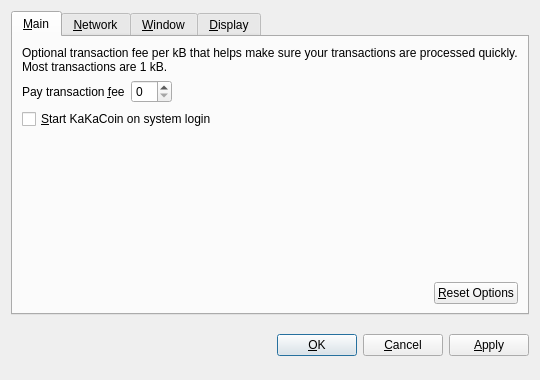
<?xml version="1.0" encoding="UTF-8"?>
<ui version="4.0">
 <class>OptionsDialog</class>
 <widget class="QDialog" name="OptionsDialog">
  <property name="geometry">
   <rect>
    <x>0</x>
    <y>0</y>
    <width>540</width>
    <height>380</height>
   </rect>
  </property>
  <property name="windowTitle">
   <string>Options</string>
  </property>
  <property name="modal">
   <bool>true</bool>
  </property>
  <layout class="QVBoxLayout" name="verticalLayout">
   <item>
    <widget class="QTabWidget" name="tabWidget">
     <property name="tabPosition">
      <enum>QTabWidget::North</enum>
     </property>
     <property name="currentIndex">
      <number>0</number>
     </property>
     <widget class="QWidget" name="tabMain">
      <attribute name="title">
       <string>&amp;Main</string>
      </attribute>
      <layout class="QVBoxLayout" name="verticalLayout_Main">
       <item>
        <widget class="QLabel" name="transactionFeeInfoLabel">
         <property name="text">
          <string>Optional transaction fee per kB that helps make sure your transactions are processed quickly. Most transactions are 1 kB.</string>
         </property>
         <property name="textFormat">
          <enum>Qt::PlainText</enum>
         </property>
         <property name="wordWrap">
          <bool>true</bool>
         </property>
        </widget>
       </item>
       <item>
        <layout class="QHBoxLayout" name="horizontalLayout_1_Main">
         <item>
          <widget class="QLabel" name="transactionFeeLabel">
           <property name="text">
            <string>Pay transaction &amp;fee</string>
           </property>
           <property name="textFormat">
            <enum>Qt::PlainText</enum>
           </property>
           <property name="buddy">
            <cstring>transactionFee</cstring>
           </property>
          </widget>
         </item>
         <item>
          <widget class="BitcoinAmountField" name="transactionFee"/>
         </item>
         <item>
          <spacer name="horizontalSpacer_1_Main">
           <property name="orientation">
            <enum>Qt::Horizontal</enum>
           </property>
           <property name="sizeHint" stdset="0">
            <size>
             <width>40</width>
             <height>20</height>
            </size>
           </property>
          </spacer>
         </item>
        </layout>
       </item>
       <item>
        <widget class="QCheckBox" name="bitcoinAtStartup">
         <property name="toolTip">
          <string>Automatically start KaKaCoin after logging in to the system.</string>
         </property>
         <property name="text">
          <string>&amp;Start KaKaCoin on system login</string>
         </property>
        </widget>
       </item>
       <item>
        <spacer name="verticalSpacer_Main">
         <property name="orientation">
          <enum>Qt::Vertical</enum>
         </property>
         <property name="sizeHint" stdset="0">
          <size>
           <width>20</width>
           <height>40</height>
          </size>
         </property>
        </spacer>
       </item>
       <item>
        <layout class="QHBoxLayout" name="horizontalLayout_2_Main">
         <item>
          <spacer name="horizontalSpacer_2_Main">
           <property name="orientation">
            <enum>Qt::Horizontal</enum>
           </property>
           <property name="sizeHint" stdset="0">
            <size>
             <width>40</width>
             <height>20</height>
            </size>
           </property>
          </spacer>
         </item>
         <item>
          <widget class="QPushButton" name="resetButton">
           <property name="toolTip">
            <string>Reset all client options to default.</string>
           </property>
           <property name="text">
            <string>&amp;Reset Options</string>
           </property>
           <property name="autoDefault">
            <bool>false</bool>
           </property>
          </widget>
         </item>
        </layout>
       </item>
      </layout>
     </widget>
     <widget class="QWidget" name="tabNetwork">
      <attribute name="title">
       <string>&amp;Network</string>
      </attribute>
      <layout class="QVBoxLayout" name="verticalLayout_Network">
       <item>
        <widget class="QCheckBox" name="mapPortUpnp">
         <property name="toolTip">
          <string>Automatically open the KaKaCoin client port on the router. This only works when your router supports UPnP and it is enabled.</string>
         </property>
         <property name="text">
          <string>Map port using &amp;UPnP</string>
         </property>
        </widget>
       </item>
       <item>
        <widget class="QCheckBox" name="connectSocks">
         <property name="toolTip">
          <string>Connect to the KaKaCoin network through a SOCKS proxy (e.g. when connecting through Tor).</string>
         </property>
         <property name="text">
          <string>&amp;Connect through SOCKS proxy:</string>
         </property>
        </widget>
       </item>
       <item>
        <layout class="QHBoxLayout" name="horizontalLayout_Network">
         <item>
          <widget class="QLabel" name="proxyIpLabel">
           <property name="text">
            <string>Proxy &amp;IP:</string>
           </property>
           <property name="textFormat">
            <enum>Qt::PlainText</enum>
           </property>
           <property name="buddy">
            <cstring>proxyIp</cstring>
           </property>
          </widget>
         </item>
         <item>
          <widget class="QValidatedLineEdit" name="proxyIp">
           <property name="maximumSize">
            <size>
             <width>140</width>
             <height>16777215</height>
            </size>
           </property>
           <property name="toolTip">
            <string>IP address of the proxy (e.g. 127.0.0.1)</string>
           </property>
          </widget>
         </item>
         <item>
          <widget class="QLabel" name="proxyPortLabel">
           <property name="text">
            <string>&amp;Port:</string>
           </property>
           <property name="textFormat">
            <enum>Qt::PlainText</enum>
           </property>
           <property name="buddy">
            <cstring>proxyPort</cstring>
           </property>
          </widget>
         </item>
         <item>
          <widget class="QLineEdit" name="proxyPort">
           <property name="maximumSize">
            <size>
             <width>55</width>
             <height>16777215</height>
            </size>
           </property>
           <property name="toolTip">
            <string>Port of the proxy (e.g. 9050)</string>
           </property>
          </widget>
         </item>
         <item>
          <widget class="QLabel" name="socksVersionLabel">
           <property name="text">
            <string>SOCKS &amp;Version:</string>
           </property>
           <property name="textFormat">
            <enum>Qt::PlainText</enum>
           </property>
           <property name="buddy">
            <cstring>socksVersion</cstring>
           </property>
          </widget>
         </item>
         <item>
          <widget class="QValueComboBox" name="socksVersion">
           <property name="toolTip">
            <string>SOCKS version of the proxy (e.g. 5)</string>
           </property>
          </widget>
         </item>
         <item>
          <spacer name="horizontalSpacer_Network">
           <property name="orientation">
            <enum>Qt::Horizontal</enum>
           </property>
           <property name="sizeHint" stdset="0">
            <size>
             <width>40</width>
             <height>20</height>
            </size>
           </property>
          </spacer>
         </item>
        </layout>
       </item>
       <item>
        <spacer name="verticalSpacer_Network">
         <property name="orientation">
          <enum>Qt::Vertical</enum>
         </property>
         <property name="sizeHint" stdset="0">
          <size>
           <width>20</width>
           <height>40</height>
          </size>
         </property>
        </spacer>
       </item>
      </layout>
     </widget>
     <widget class="QWidget" name="tabWindow">
      <attribute name="title">
       <string>&amp;Window</string>
      </attribute>
      <layout class="QVBoxLayout" name="verticalLayout_Window">
       <item>
        <widget class="QCheckBox" name="minimizeToTray">
         <property name="toolTip">
          <string>Show only a tray icon after minimizing the window.</string>
         </property>
         <property name="text">
          <string>&amp;Minimize to the tray instead of the taskbar</string>
         </property>
        </widget>
       </item>
       <item>
        <widget class="QCheckBox" name="minimizeOnClose">
         <property name="toolTip">
          <string>Minimize instead of exit the application when the window is closed. When this option is enabled, the application will be closed only after selecting Quit in the menu.</string>
         </property>
         <property name="text">
          <string>M&amp;inimize on close</string>
         </property>
        </widget>
       </item>
       <item>
        <spacer name="verticalSpacer_Window">
         <property name="orientation">
          <enum>Qt::Vertical</enum>
         </property>
         <property name="sizeHint" stdset="0">
          <size>
           <width>20</width>
           <height>40</height>
          </size>
         </property>
        </spacer>
       </item>
      </layout>
     </widget>
     <widget class="QWidget" name="tabDisplay">
      <attribute name="title">
       <string>&amp;Display</string>
      </attribute>
      <layout class="QVBoxLayout" name="verticalLayout_Display">
       <item>
        <layout class="QHBoxLayout" name="horizontalLayout_1_Display">
         <item>
          <widget class="QLabel" name="langLabel">
           <property name="text">
            <string>User Interface &amp;language:</string>
           </property>
           <property name="textFormat">
            <enum>Qt::PlainText</enum>
           </property>
           <property name="buddy">
            <cstring>lang</cstring>
           </property>
          </widget>
         </item>
         <item>
          <widget class="QValueComboBox" name="lang">
           <property name="toolTip">
            <string>The user interface language can be set here. This setting will take effect after restarting KaKaCoin.</string>
           </property>
          </widget>
         </item>
        </layout>
       </item>
       <item>
        <layout class="QHBoxLayout" name="horizontalLayout_2_Display">
         <item>
          <widget class="QLabel" name="unitLabel">
           <property name="text">
            <string>&amp;Unit to show amounts in:</string>
           </property>
           <property name="textFormat">
            <enum>Qt::PlainText</enum>
           </property>
           <property name="buddy">
            <cstring>unit</cstring>
           </property>
          </widget>
         </item>
         <item>
          <widget class="QValueComboBox" name="unit">
           <property name="toolTip">
            <string>Choose the default subdivision unit to show in the interface and when sending coins.</string>
           </property>
          </widget>
         </item>
        </layout>
       </item>
       <item>
        <widget class="QCheckBox" name="displayAddresses">
         <property name="toolTip">
          <string>Whether to show KaKaCoin addresses in the transaction list or not.</string>
         </property>
         <property name="text">
          <string>&amp;Display addresses in transaction list</string>
         </property>
        </widget>
       </item>
       <item>
        <spacer name="verticalSpacer_Display">
         <property name="orientation">
          <enum>Qt::Vertical</enum>
         </property>
         <property name="sizeHint" stdset="0">
          <size>
           <width>20</width>
           <height>40</height>
          </size>
         </property>
        </spacer>
       </item>
      </layout>
     </widget>
    </widget>
   </item>
   <item>
    <layout class="QHBoxLayout" name="horizontalLayout_Buttons">
     <item>
      <spacer name="horizontalSpacer_1">
       <property name="orientation">
        <enum>Qt::Horizontal</enum>
       </property>
       <property name="sizeHint" stdset="0">
        <size>
         <width>40</width>
         <height>48</height>
        </size>
       </property>
      </spacer>
     </item>
     <item>
      <widget class="QLabel" name="statusLabel">
       <property name="font">
        <font>
         <weight>75</weight>
         <bold>true</bold>
        </font>
       </property>
       <property name="text">
        <string/>
       </property>
       <property name="textFormat">
        <enum>Qt::PlainText</enum>
       </property>
       <property name="wordWrap">
        <bool>true</bool>
       </property>
      </widget>
     </item>
     <item>
      <spacer name="horizontalSpacer_2">
       <property name="orientation">
        <enum>Qt::Horizontal</enum>
       </property>
       <property name="sizeHint" stdset="0">
        <size>
         <width>40</width>
         <height>48</height>
        </size>
       </property>
      </spacer>
     </item>
     <item>
      <widget class="QPushButton" name="okButton">
       <property name="text">
        <string>&amp;OK</string>
       </property>
      </widget>
     </item>
     <item>
      <widget class="QPushButton" name="cancelButton">
       <property name="text">
        <string>&amp;Cancel</string>
       </property>
       <property name="autoDefault">
        <bool>false</bool>
       </property>
      </widget>
     </item>
     <item>
      <widget class="QPushButton" name="applyButton">
       <property name="text">
        <string>&amp;Apply</string>
       </property>
       <property name="autoDefault">
        <bool>false</bool>
       </property>
      </widget>
     </item>
    </layout>
   </item>
  </layout>
 </widget>
 <customwidgets>
  <customwidget>
   <class>BitcoinAmountField</class>
   <extends>QSpinBox</extends>
   <header>bitcoinamountfield.h</header>
  </customwidget>
  <customwidget>
   <class>QValueComboBox</class>
   <extends>QComboBox</extends>
   <header>qvaluecombobox.h</header>
  </customwidget>
  <customwidget>
   <class>QValidatedLineEdit</class>
   <extends>QLineEdit</extends>
   <header>qvalidatedlineedit.h</header>
  </customwidget>
 </customwidgets>
 <resources/>
 <connections/>
</ui>
